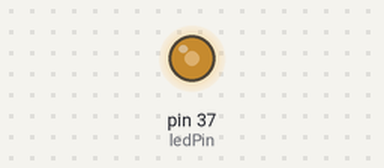
Bench run of a program on a simulated Raspberry Pi (header pin numbers). Shown: output pins drawn as LEDs (lit = HIGH). At 25.0 s the program stops and its outputs stay as they are.

Above: at 0.1 s.
At 10.1 s:
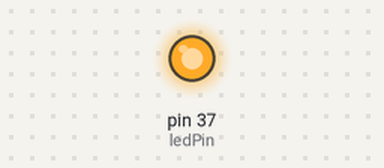
At 20.1 s:
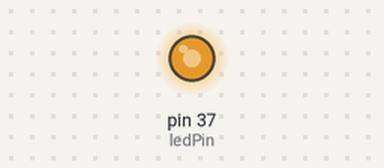
At 25.1 s:
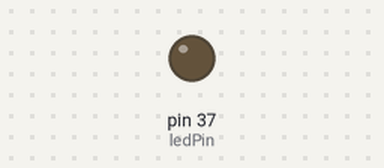
Timing chart, 0 to 26.5 s (numbered marks = the images above):
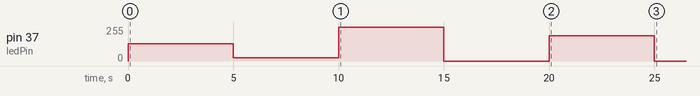

The program:

6._PWM_duty_variety.py
```python
import RPi.GPIO as GPIO
from time import sleep

ledPin = 37

GPIO.setwarnings(False)
GPIO.setmode(GPIO.BOARD)
GPIO.setup(ledPin, GPIO.OUT)

myPWM = GPIO.PWM(ledPin, 1000) # Create PWM instance with frequency of 1000
try:
    myPWM.start(50) # Start Pwm with a duty cycle of 50%
    sleep(5)

    myPWM.start(10) # Start Pwm with a duty cycle of 10%
    sleep(5)

    myPWM.start(100) # Start Pwm with a duty cycle of 100%
    sleep(5)

    myPWM.start(0) # Start Pwm with a duty cycle of 0%
    sleep(5)

    myPWM.ChangeDutyCycle(75) # Start Pwm with a duty cycle of 75%
    sleep(5)

except KeyboardInterrupt:
    print("Keyboard Interrupt detected. Exiting Program.")

finally:
    myPWM.stop() # Stop PWM
    GPIO.cleanup()
```

Measured:
- by itself, pin 37 (ledPin): 0/255 → 128/255 at 0.00 s, → 26/255 5.0 s later, → 255/255 5.0 s later, → 0/255 5.0 s later, … (6 changes in this stretch)
